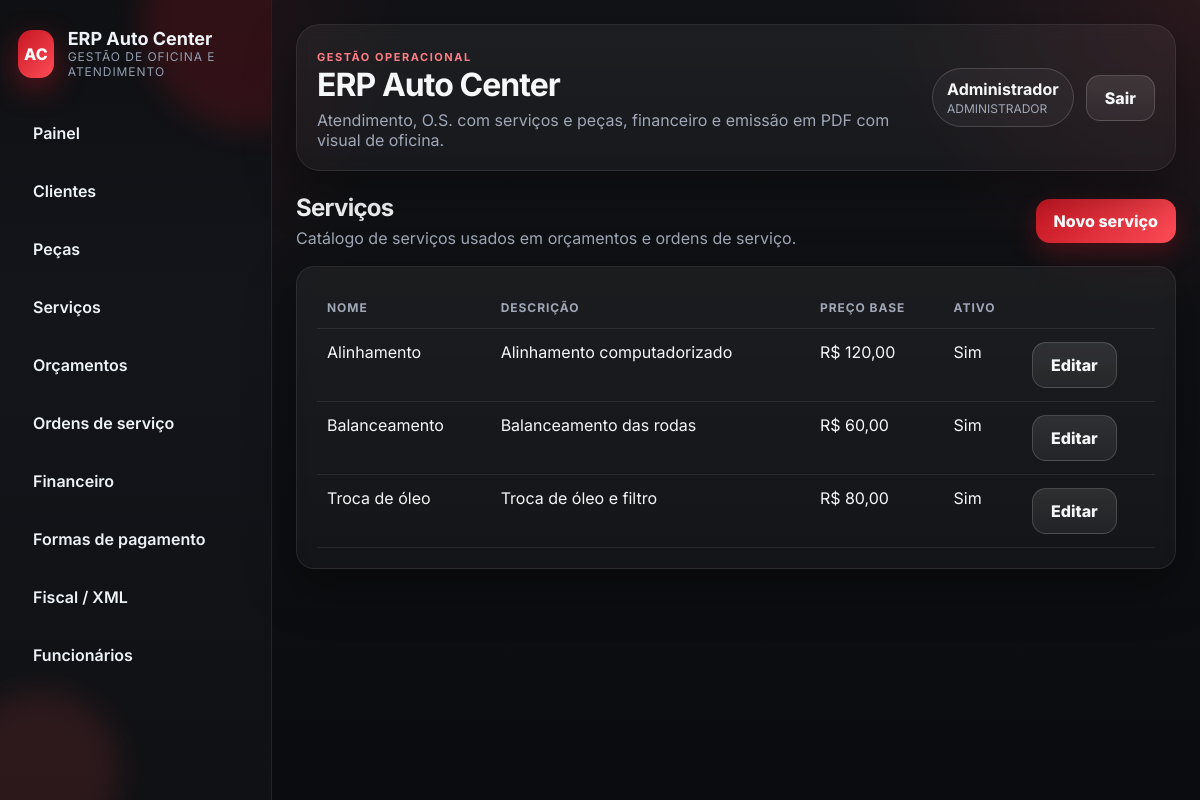
Page /servicos (signed in) on the committed database.
### app/models.py (models this page shows, shortened)
class TimestampMixin:
    created_at = db.Column(db.DateTime, default=datetime.now, nullable=False)
    updated_at = db.Column(db.DateTime, default=datetime.now, onupdate=datetime.now, nullable=False)

class SerializableMixin:
    def to_dict(self) -> dict:
        data: dict = {}
        for column in self.__table__.columns:
            value = getattr(self, column.name)
            if isinstance(value, (datetime, date)):
                data[column.name] = value.isoformat()
            elif isinstance(value, Decimal):
                data[column.name] = float(value)
            else:
                data[column.name] = value
        return data

class User(db.Model, TimestampMixin, SerializableMixin):
    __tablename__ = 'users'
    id = db.Column(db.Integer, primary_key=True)
    username = db.Column(db.String(50), unique=True, nullable=False)
    password_hash = db.Column(db.String(255), nullable=False)
    role = db.Column(db.String(30), nullable=False, default='MECANICO')
    nome = db.Column(db.String(120), nullable=False)
    ativo = db.Column(db.Boolean, default=True, nullable=False)

class Service(db.Model, TimestampMixin, SerializableMixin):
    __tablename__ = 'services'
    id = db.Column(db.Integer, primary_key=True)
    nome = db.Column(db.String(120), nullable=False)
    descricao = db.Column(db.Text)
    preco_base = db.Column(db.Numeric(12, 2), nullable=False, default=0)
    ativo = db.Column(db.Boolean, default=True, nullable=False)

### app/web.py (the view)
@web_bp.get('/servicos')
@login_required
def services_index():
    services = Service.query.order_by(Service.nome).all()
    return render_template('servicos/index.html', services=services)

### app/auth.py (called while the page is built)
def current_user() -> User | None:
    user_id = session.get(SESSION_KEY)
    if not user_id:
        return None
    return db.session.get(User, user_id)

def login_required(view):
    @wraps(view)
    def wrapped(*args, **kwargs):
        if not current_user():
            flash('Faça login para continuar.', 'warning')
            return redirect(url_for('web.login', next=request.path))
        return view(*args, **kwargs)
    return wrapped

### app/utils.py (called while the page is built)
def parse_decimal(value, default: Decimal | float | int = Decimal('0')) -> Decimal:
    if value in (None, ''):
        return Decimal(str(default))
    if isinstance(value, Decimal):
        return value
    text = str(value).strip().replace('.', '').replace(',', '.') if isinstance(value, str) and ',' in str(value) else str(value).strip()
    try:
        return Decimal(text)
    except (InvalidOperation, ValueError):
        return Decimal(str(default))

def format_currency(value) -> str:
    value = parse_decimal(value)
    formatted = f'{value:,.2f}'
    formatted = formatted.replace(',', 'X').replace('.', ',').replace('X', '.')
    return f'R$ {formatted}'

### app/templates/servicos/index.html
{% extends 'base.html' %}
{% block content %}
<div class="page-header">
  <div>
    <h2>Serviços</h2>
    <p class="muted">Catálogo de serviços usados em orçamentos e ordens de serviço.</p>
  </div>
  {% if current_user().role == 'ADMINISTRADOR' %}
  <a class="button" href="{{ url_for('web.services_new') }}">Novo serviço</a>
  {% endif %}
</div>
<div class="table-card">
  <table class="table">
    <thead>
      <tr>
        <th>Nome</th>
        <th>Descrição</th>
        <th>Preço base</th>
        <th>Ativo</th>
        <th></th>
      </tr>
    </thead>
    <tbody>
      {% for service in services %}
      <tr>
        <td>{{ service.nome }}</td>
        <td>{{ service.descricao or '-' }}</td>
        <td>{{ format_currency(service.preco_base) }}</td>
        <td>{{ 'Sim' if service.ativo else 'Não' }}</td>
        <td>
          {% if current_user().role == 'ADMINISTRADOR' %}
          <a class="button secondary" href="{{ url_for('web.services_edit', service_id=service.id) }}">Editar</a>
          {% endif %}
        </td>
      </tr>
      {% else %}
      <tr><td colspan="5">Nenhum serviço cadastrado.</td></tr>
      {% endfor %}
    </tbody>
  </table>
</div>
{% endblock %}

### app/templates/base.html (shortened to what this page needs)
<!DOCTYPE html>
<html lang="pt-BR">
<head>
  <link rel="stylesheet" href="{{ url_for('static', filename='styles.css') }}">
</head>
<body>
  <aside class="sidebar">
    <div class="sidebar-glow sidebar-glow-top"></div>
    <div class="sidebar-glow sidebar-glow-bottom"></div>
    <div class="brand">
      <div class="brand-badge">AC</div>
      <div>
        <strong>ERP Auto Center</strong>
        <span>gestão de oficina e atendimento</span>
      </div>
    </div>
    <nav>
      <a href="{{ url_for('web.dashboard') }}">Painel</a>
      <a href="{{ url_for('web.clients_index') }}">Clientes</a>
      <a href="{{ url_for('web.products_index') }}">Peças</a>
      <a href="{{ url_for('web.services_index') }}">Serviços</a>
      <a href="{{ url_for('web.budgets_index') }}">Orçamentos</a>
      <a href="{{ url_for('web.work_orders_index') }}">Ordens de serviço</a>
      {% if current_user() and current_user().role == 'ADMINISTRADOR' %}
      <a href="{{ url_for('web.finance_index') }}">Financeiro</a>
      <a href="{{ url_for('web.payment_methods_index') }}">Formas de pagamento</a>
      <a href="{{ url_for('web.fiscal_index') }}">Fiscal / XML</a>
      <a href="{{ url_for('web.employees_index') }}">Funcionários</a>
      {% endif %}
    </nav>
  </aside>
  <main class="main">
    <header class="topbar card glass-card">
      <div>
        <span class="eyebrow">gestão operacional</span>
        <h1>ERP Auto Center</h1>
        <p>Atendimento, O.S. com serviços e peças, financeiro e emissão em PDF com visual de oficina.</p>
      </div>
      <div class="user-box">
        {% if current_user() %}
        <div class="user-chip">
          <strong>{{ current_user().nome }}</strong>
          <span>{{ current_user().role }}</span>
        </div>
        <a class="button secondary" href="{{ url_for('web.logout') }}">Sair</a>
        {% endif %}
      </div>
    </header>
    {% block content %}{% endblock %}
  </main>
</body>
</html>

### app/static/styles.css (style rules this page uses)
:root { --bg: #0f0f12; --bg-soft: #17171c; --surface: #17191f; --surface-2: #1f222b; --surface-3: #252a35; --line: rgba(255,255,255,0.08); --line-strong: rgba(255,255,255,0.16); --text: #f6f7f9; --muted: #a0a8b8; --primary: #c51622; --primary-2: #ff4d57; --success: #15b26d; --danger: #f04452; --warning: #f5a524; --shadow: 0 18px 50px rgba(0, 0, 0, 0.35); --radius: 18px; --radius-lg: 24px; }
* { box-sizing: border-box; }
html { scroll-behavior: smooth; }
body { margin: 0; font-family: Inter, Arial, sans-serif; background: radial-gradient(circle at top left, rgba(197, 22, 34, 0.18), transparent 28%), radial-gradient(circle at top right, rgba(255, 77, 87, 0.10), transparent 22%), linear-gradient(180deg, #121317 0%, #0b0c0f 100%); color: var(--text); }
a { color: #ff8b92; text-decoration: none; }
.sidebar { position: fixed; top: 0; left: 0; width: 272px; height: 100vh; padding: 28px 18px; background: linear-gradient(180deg, #0f1013, #13151a 40%, #101114 100%); border-right: 1px solid var(--line); color: #eef3f8; overflow: hidden; }
.sidebar-glow { position: absolute; border-radius: 999px; filter: blur(14px); opacity: .65; pointer-events: none; }
.sidebar-glow-top { width: 220px; height: 220px; background: rgba(197, 22, 34, 0.28); top: -90px; right: -90px; }
.sidebar-glow-bottom { width: 160px; height: 160px; background: rgba(255, 77, 87, 0.18); bottom: -50px; left: -40px; }
.brand { position: relative; display: flex; gap: 14px; align-items: center; margin-bottom: 30px; }
.brand strong { display: block; font-size: 18px; }
.brand span { display: block; color: #919cb0; font-size: 12px; text-transform: uppercase; letter-spacing: .08em; }
.brand-badge { width: 48px; height: 48px; border-radius: 14px; display: grid; place-items: center; background: linear-gradient(135deg, var(--primary), var(--primary-2)); color: #fff; font-weight: 800; box-shadow: 0 10px 30px rgba(197, 22, 34, 0.45); }
.sidebar nav { display: flex; flex-direction: column; gap: 10px; position: relative; }
.sidebar nav a { padding: 13px 14px; border-radius: 14px; color: #eef3f8; border: 1px solid transparent; font-weight: 600; }
.main { margin-left: 272px; min-height: 100vh; padding: 24px; }
.topbar { display: flex; justify-content: space-between; align-items: center; gap: 16px; margin-bottom: 22px; }
.card, .table-card, .stat { background: linear-gradient(180deg, rgba(255,255,255,0.05), rgba(255,255,255,0.03)); border: 1px solid var(--line); border-radius: var(--radius); box-shadow: var(--shadow); backdrop-filter: blur(6px); }
.glass-card { border-radius: var(--radius-lg); }
.card, .table-card { padding: 20px; }
.table-card { overflow: visible; }
.stat span, .muted { color: var(--muted); }
.topbar h1, .page-header h2 { margin: 0; letter-spacing: -0.03em; }
.topbar p, .page-header p { margin: 6px 0 0; color: var(--muted); }
.page-header { display: flex; justify-content: space-between; gap: 16px; align-items: center; margin-bottom: 18px; }
.eyebrow, .hero-kicker, .status-label { display: inline-flex; align-items: center; gap: 8px; text-transform: uppercase; letter-spacing: .14em; font-size: 11px; font-weight: 700; color: #ff7d86; }
.user-box { display: flex; gap: 12px; align-items: center; }
.user-chip { padding: 10px 14px; border-radius: 999px; border: 1px solid var(--line-strong); background: rgba(255,255,255,0.04); display: flex; flex-direction: column; gap: 2px; }
.user-chip span { color: var(--muted); font-size: 12px; }
.table { width: 100%; border-collapse: collapse; }
.table th, .table td { padding: 13px 10px; border-bottom: 1px solid var(--line); text-align: left; vertical-align: top; }
.table th { font-size: 12px; text-transform: uppercase; letter-spacing: .08em; color: var(--muted); }
button, .button { display: inline-flex; align-items: center; justify-content: center; gap: 8px; padding: 12px 18px; border: 0; border-radius: 14px; background: linear-gradient(135deg, var(--primary), var(--primary-2)); color: #fff; font-weight: 800; cursor: pointer; text-decoration: none; box-shadow: 0 10px 24px rgba(197, 22, 34, 0.28); }
.button.secondary, button.secondary { background: linear-gradient(180deg, rgba(255,255,255,.10), rgba(255,255,255,.06)); color: var(--text); box-shadow: none; border: 1px solid var(--line-strong); }
.table td, .table th { overflow: visible; }

### rows in the picture
User: nome "Administrador", role "ADMINISTRADOR"
Service: nome "Alinhamento", descricao "Alinhamento computadorizado", preco_base "R$ 120,00", ativo "Sim"
Service: nome "Balanceamento", descricao "Balanceamento das rodas", preco_base "R$ 60,00", ativo "Sim"
Service: nome "Troca de óleo", descricao "Troca de óleo e filtro", preco_base "R$ 80,00", ativo "Sim"
